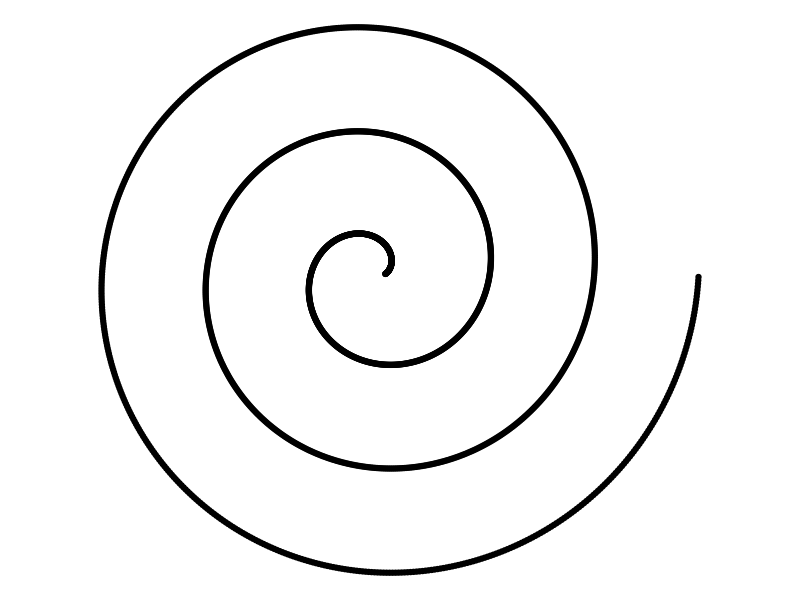
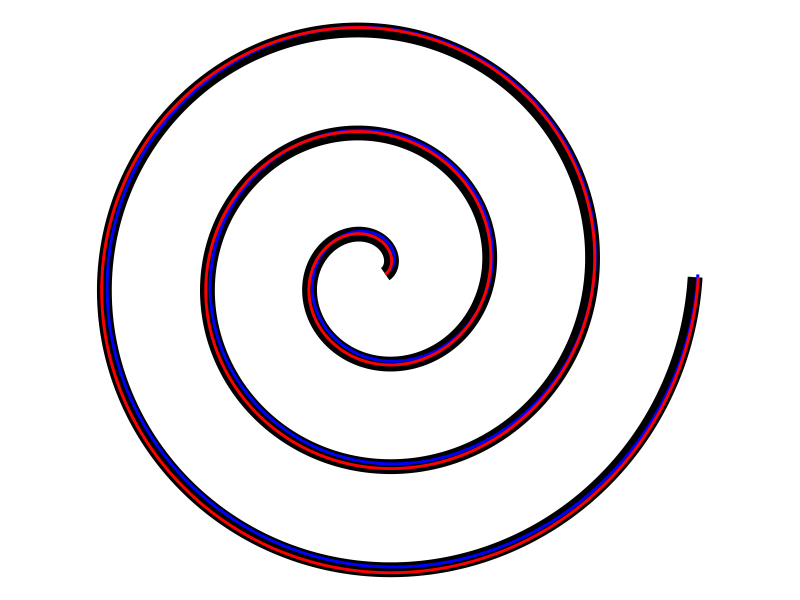
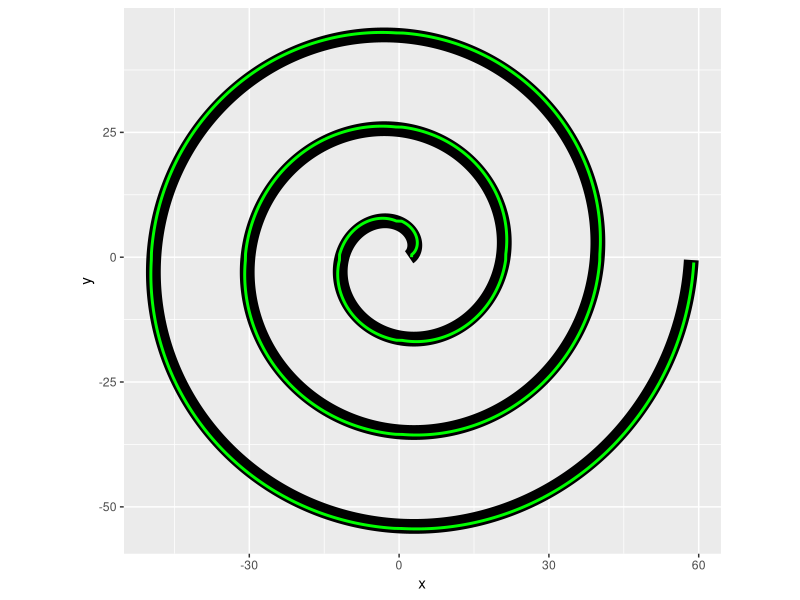
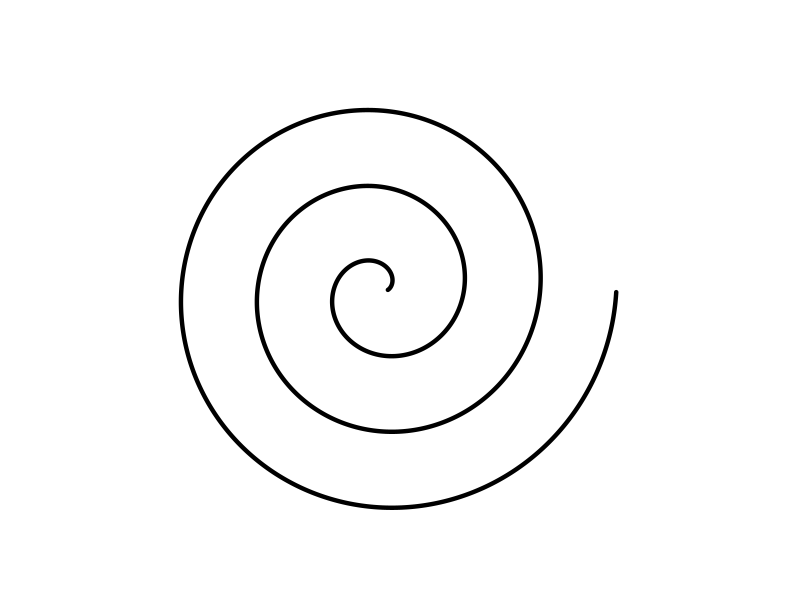

Here is the R script that generated these plots, in order:
# Genereate coords
library(tidyverse)

# for some fixed real a, b
a <- 2
b <- 3
theta <- seq(0, 6 * pi, 0.01)
r <- a + b * theta
df <- tibble(x = r * cos(theta), y = r * sin(theta)) # Cartesian coords

df

ggplot(df, aes(x, y)) +
  geom_point(col = 'black') +
  coord_equal() +
  theme_void()


# Mock data that ends close to staring point

# add a row_number
df1 <- df |>
  mutate(row = row_number())


# Create a flipped data
df2 <- df1 |>
  mutate(row = row + max(row)) |>
  arrange(desc(row)) |>
  mutate(row = row_number() + max(df1$row))

# move the flipped data a tiny bit up
df2_moved <- df2 |>
  mutate(
    y = y + 0.5,
    x = x + 0.5
  )

# Alternative, generate data with theta multiplied
# for some fixed real a, b
a <- 2
b <- 3
theta <- seq(0, 6 * pi, 0.01)
r <- a + b * theta
df3 <- tibble(x = r * cos(theta) * 1.01, y = r * sin(theta) * 1.01) # Cartesian coords


ggplot(df1, aes(x, y)) +
  geom_path(col = 'black', linewidth = 5) +
  geom_path(data = df2_moved, col = 'blue', linewidth = 1) +
  geom_path(data = df3, col = 'red', linewidth = 1) +
  coord_equal() +
  theme_void()


# Problems
# df2 - adding same value causes outside line to cross inside line when
# df3 - distance becomes greater as theta increases

# lets try to moved it based on sign
df4 <- df2 |>
  mutate(
    x = case_when(
      x > 0 ~ x + 0.5,
      x < 0 ~ x - 0.5,
      .default = x
    ),
    y = case_when(
      y > 0 ~ y + 0.5,
      y < 0 ~ y - 0.5,
      .default = y
    )
  )


ggplot(df1, aes(x, y)) +
  geom_path(col = 'black', linewidth = 5) +
  #geom_path(data = df2_moved, col = 'blue', linewidth = 1) +
  #geom_path(data = df3, col = 'red', linewidth = 1) +
  geom_path(data = df4, col = 'green', linewidth = 1) +
  coord_equal()


# Problem
# df4 - jitter when x and y cross 0, otherwise reasonable

# preliminary conclusion
# spiral coords where the spiral is a polygon with constant width is hard...

# 11/8 solution for now
# Create .png as background image
# use substraction method to remove pixels inside/outside background drawing
# Then calculate area using pdr_get_alpha_area

spiral_out <- ggplot(df1, aes(x, y)) +
  geom_path(col = 'black', linewidth = 1.5, lineend = "round") +
  coord_equal(xlim = c(-65, 75), ylim = c(-70, 65)) +
  theme_void() +
  theme(plot.background = element_rect(fill = "white", color = "white"))

ggsave(
  filename = "inst/extdata/spiral.png",
  plot = spiral_out,
  width = 500,
  height = 500,
  units = "px"
)
